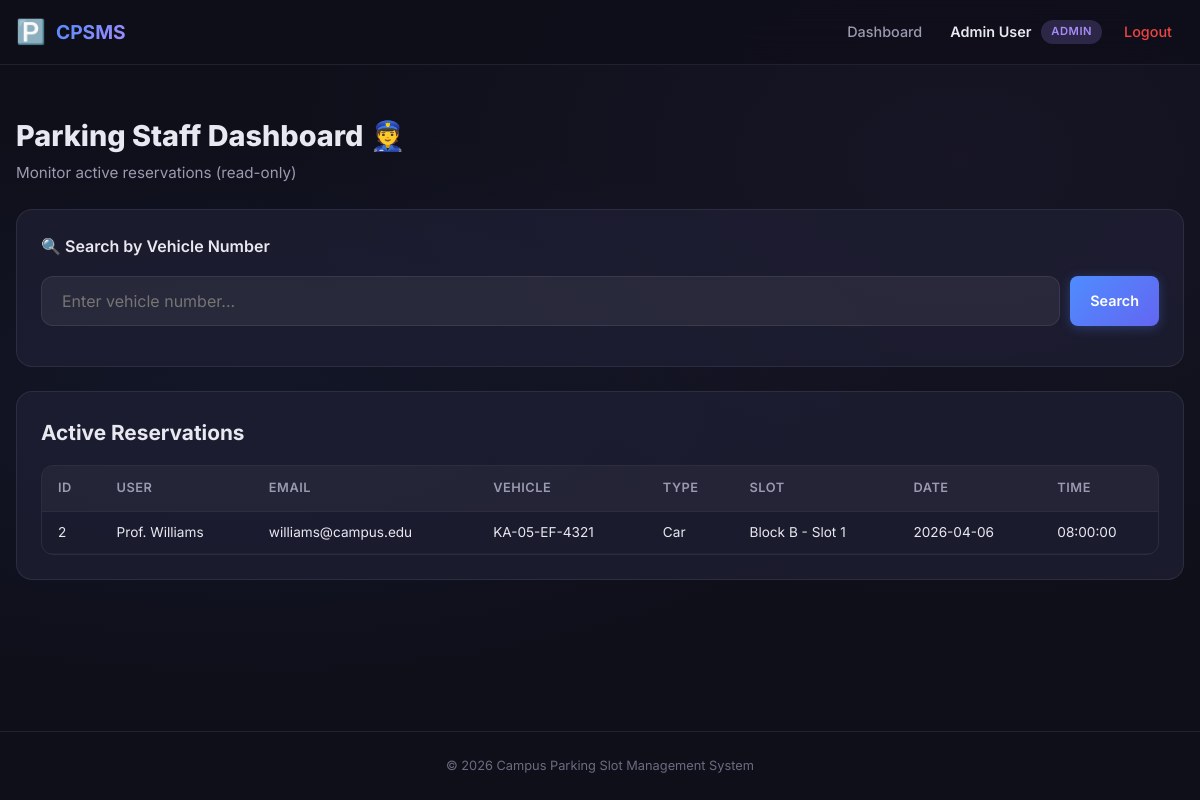
/staff/dashboard (signed in), run on the app's committed database.
### models/reservation.py (models this page shows, shortened)
class Reservation(db.Model):
    __tablename__ = 'reservations'
    reservation_id = db.Column(db.Integer, primary_key=True, autoincrement=True)
    user_id = db.Column(db.Integer, db.ForeignKey('users.user_id'), nullable=False, index=True)
    vehicle_id = db.Column(db.Integer, db.ForeignKey('vehicles.vehicle_id'), nullable=False)
    slot_id = db.Column(db.Integer, db.ForeignKey('parking_slots.slot_id'), nullable=False, index=True)
    reservation_date = db.Column(db.Date, nullable=False, default=date.today)
    reservation_time = db.Column(db.Time, nullable=False, default=lambda: datetime.now().time())
    is_active = db.Column(db.Boolean, nullable=False, default=True)
    created_at = db.Column(db.DateTime, nullable=False, default=datetime.utcnow)

### models/user.py (models this page shows, shortened)
class User(db.Model):
    __tablename__ = 'users'
    user_id = db.Column(db.Integer, primary_key=True, autoincrement=True)
    user_name = db.Column(db.String(120), nullable=False)
    email = db.Column(db.String(255), unique=True, nullable=False, index=True)
    phone_number = db.Column(db.String(20), nullable=True)
    password_hash = db.Column(db.String(255), nullable=False)
    role = db.Column(db.String(20), nullable=False, default='student')  # student / staff / parking_staff / admin
    login_attempts = db.Column(db.Integer, nullable=False, default=0)
    is_locked = db.Column(db.Boolean, nullable=False, default=False)
    vehicles = db.relationship('Vehicle', backref='owner', lazy=True, cascade='all, delete-orphan')
    reservations = db.relationship('Reservation', backref='user', lazy=True)
    reports = db.relationship('Report', backref='admin', lazy=True)

### models/vehicle.py (models this page shows, shortened)
class Vehicle(db.Model):
    __tablename__ = 'vehicles'
    vehicle_id = db.Column(db.Integer, primary_key=True, autoincrement=True)
    user_id = db.Column(db.Integer, db.ForeignKey('users.user_id'), nullable=False, index=True)
    vehicle_number = db.Column(db.String(20), nullable=False, unique=True)
    vehicle_type = db.Column(db.String(30), nullable=False)  # car / bike / scooter / etc.
    reservations = db.relationship('Reservation', backref='vehicle', lazy=True)

### models/parking_slot.py (models this page shows, shortened)
class ParkingSlot(db.Model):
    __tablename__ = 'parking_slots'
    slot_id = db.Column(db.Integer, primary_key=True, autoincrement=True)
    slot_location = db.Column(db.String(100), nullable=False)
    slot_status = db.Column(db.String(20), nullable=False, default='Available', index=True)  # Available / Occupied
    is_active = db.Column(db.Boolean, nullable=False, default=True, index=True)
    reservations = db.relationship('Reservation', backref='slot', lazy=True)

### routes/staff.py (the view)
@staff_bp.route('/dashboard')
@staff_required
def dashboard():
    active_reservations = db.session.query(
        Reservation, User, Vehicle, ParkingSlot
    ).join(User, Reservation.user_id == User.user_id
    ).join(Vehicle, Reservation.vehicle_id == Vehicle.vehicle_id
    ).join(ParkingSlot, Reservation.slot_id == ParkingSlot.slot_id
    ).filter(Reservation.is_active == True
    ).order_by(Reservation.created_at.desc()).all()
    return render_template('dashboard/staff.html', reservations=active_reservations)

### templates/dashboard/staff.html (shortened to what this page needs)
{% extends 'base.html' %}
{% block content %}
<div class="dashboard">
    <div class="dashboard-header">
        <h1>Parking Staff Dashboard 👮</h1>
        <p class="dash-subtitle">Monitor active reservations (read-only)</p>
    </div>
    <div class="search-card">
        <h3>🔍 Search by Vehicle Number</h3>
        <div class="search-bar">
            <input type="text" id="vehicleSearch" placeholder="Enter vehicle number..." class="input-lg" autocomplete="off">
            <button class="btn btn-primary" onclick="searchVehicle()" id="searchBtn">Search</button>
        </div>
    </div>
    <div class="section-card">
        <h2>Active Reservations</h2>
        {% if reservations %}
        <div class="table-wrap">
            <table class="data-table" id="staffReservationsTable">
                <thead>
                    <tr>
                        <th>ID</th>
                        <th>User</th>
                        <th>Email</th>
                        <th>Vehicle</th>
                        <th>Type</th>
                        <th>Slot</th>
                        <th>Date</th>
                        <th>Time</th>
                    </tr>
                </thead>
                <tbody>
                    {% for r, u, v, s in reservations %}
                    <tr>
                        <td>{{ r.reservation_id }}</td>
                        <td>{{ u.user_name }}</td>
                        <td>{{ u.email }}</td>
                        <td>{{ v.vehicle_number }}</td>
                        <td>{{ v.vehicle_type }}</td>
                        <td>{{ s.slot_location }}</td>
                        <td>{{ r.reservation_date }}</td>
                        <td>{{ r.reservation_time }}</td>
                    </tr>
                    {% endfor %}
                </tbody>
            </table>
        </div>
        {% else %}
        <div class="empty-state">
            <p>No active reservations at this time.</p>
        </div>
        {% endif %}
    </div>
</div>
{% endblock %}

### static/css/style.css (style rules this page uses)
:root { --bg-primary: #0f0f1a; --bg-secondary: #1a1a2e; --bg-card: rgba(30, 30, 50, 0.85); --bg-glass: rgba(255, 255, 255, 0.04); --bg-input: rgba(255, 255, 255, 0.06); --text-primary: #e8e8f0; --text-secondary: #9a9ab0; --text-muted: #6b6b80; --accent-blue: #4f8cff; --accent-blue-hover: #6ba0ff; --accent-green: #22c55e; --accent-green-glow: rgba(34, 197, 94, 0.25); --accent-red: #ef4444; --accent-red-glow: rgba(239, 68, 68, 0.25); --accent-purple: #a78bfa; --accent-yellow: #fbbf24; --accent-cyan: #22d3ee; --border-color: rgba(255, 255, 255, 0.08); --border-focus: rgba(79, 140, 255, 0.5); --radius-sm: 8px; --radius-md: 12px; --radius-lg: 16px; --radius-xl: 20px; --shadow-sm: 0 2px 8px rgba(0, 0, 0, 0.3); --shadow-md: 0 4px 24px rgba(0, 0, 0, 0.4); --shadow-lg: 0 8px 48px rgba(0, 0, 0, 0.5); --transition: all 0.25s cubic-bezier(0.4, 0, 0.2, 1); --font-family: 'Inter', -apple-system, BlinkMacSystemFont, sans-serif; }
*, *::before, *::after { box-sizing: border-box; margin: 0; padding: 0; }
html { scroll-behavior: smooth; }
body { font-family: var(--font-family); background: var(--bg-primary); color: var(--text-primary); line-height: 1.6; min-height: 100vh; display: flex; flex-direction: column; background-image: radial-gradient(ellipse at 20% 50%, rgba(79, 140, 255, 0.06) 0%, transparent 50%), radial-gradient(ellipse at 80% 20%, rgba(167, 139, 250, 0.05) 0%, transparent 50%); }
.input-lg { background: var(--bg-input); border: 1px solid var(--border-color); border-radius: var(--radius-md); padding: 14px 20px; font-size: 1rem; color: var(--text-primary); font-family: var(--font-family); outline: none; transition: var(--transition); flex: 1; }
.btn { display: inline-flex; align-items: center; justify-content: center; gap: 6px; font-family: var(--font-family); font-weight: 600; font-size: 0.9rem; padding: 10px 20px; border-radius: var(--radius-sm); border: none; cursor: pointer; transition: var(--transition); text-decoration: none; white-space: nowrap; }
.btn-primary { background: linear-gradient(135deg, var(--accent-blue), #6366f1); color: #fff; box-shadow: 0 2px 12px rgba(79, 140, 255, 0.3); }
.dashboard { animation: fadeUp 0.4s ease-out; }
.dashboard-header { margin-bottom: 1.5rem; }
.dashboard-header h1 { font-size: 1.8rem; font-weight: 800; }
.dash-subtitle { color: var(--text-secondary); font-size: 0.95rem; margin-top: 2px; }
.table-wrap { overflow-x: auto; border-radius: var(--radius-md); border: 1px solid var(--border-color); }
.data-table { width: 100%; border-collapse: collapse; font-size: 0.85rem; }
.data-table thead { background: rgba(255, 255, 255, 0.04); }
.data-table th { text-align: left; padding: 12px 16px; font-weight: 600; color: var(--text-secondary); font-size: 0.8rem; text-transform: uppercase; letter-spacing: 0.5px; border-bottom: 1px solid var(--border-color); }
.data-table td { padding: 10px 16px; border-bottom: 1px solid rgba(255, 255, 255, 0.03); color: var(--text-primary); }
.data-table tbody tr { transition: var(--transition); }
.search-card { background: var(--bg-card); border: 1px solid var(--border-color); border-radius: var(--radius-lg); padding: 1.5rem; margin-bottom: 1.5rem; }
.search-card h3 { font-size: 1rem; font-weight: 600; margin-bottom: 1rem; }
.search-bar { display: flex; gap: 10px; margin-bottom: 1rem; }
.section-card { background: var(--bg-card); border: 1px solid var(--border-color); border-radius: var(--radius-lg); padding: 1.5rem; }
.section-card h2 { font-size: 1.3rem; font-weight: 700; margin-bottom: 1rem; }

### data on the page
Reservation: reservation_id "2", user_name "Prof. Williams", email "williams@campus.edu", vehicle_number "KA-05-EF-4321", vehicle_type "Car", slot_location "Block B - Slot 1", reservation_date "2026-04-06", reservation_time "08:00:00"

### other printed values
{{ session.get('user_name', '') }} "Admin User"
{{ session.get('role', '') | replace('_', ' ') | title }} "ADMIN"
